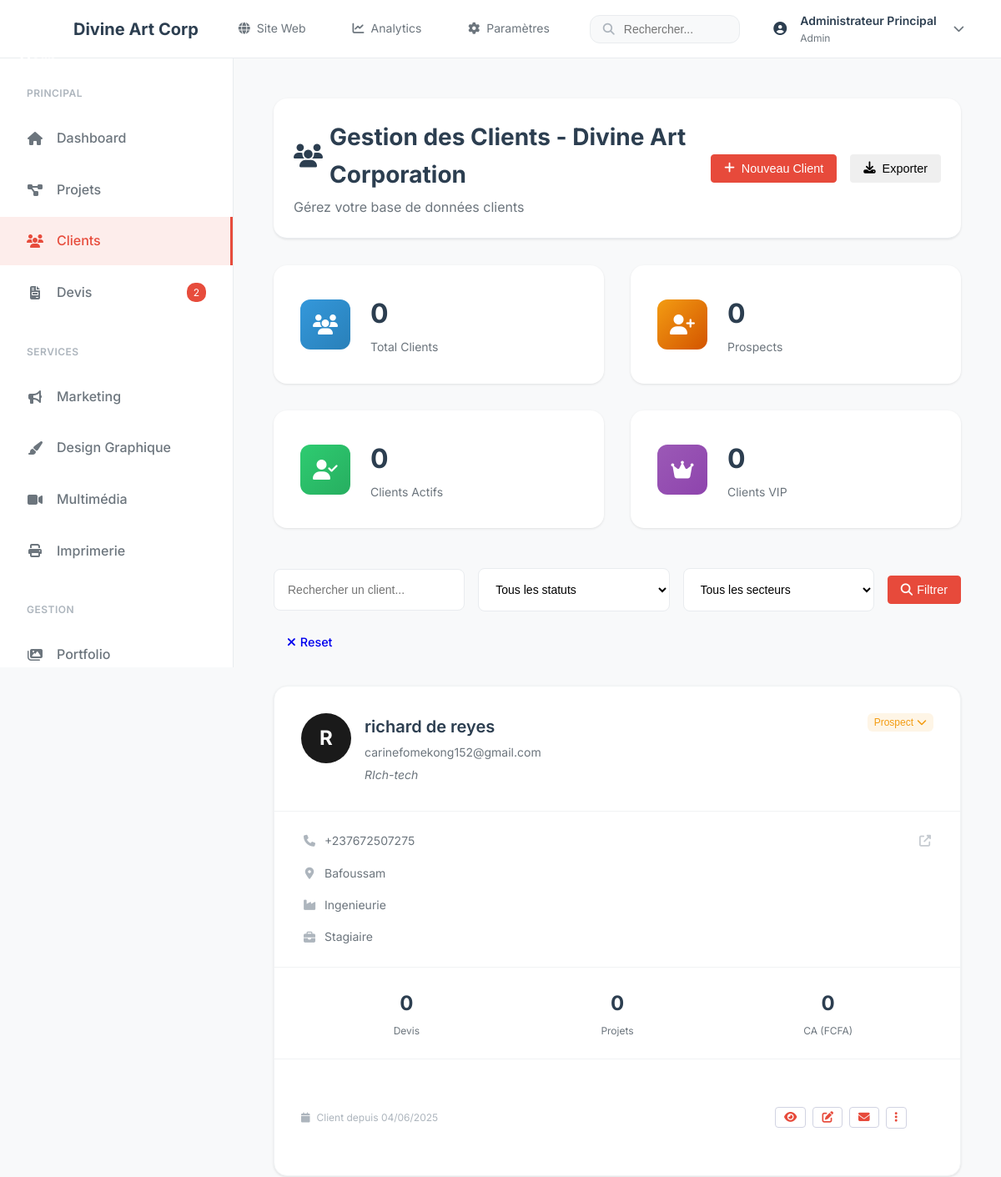
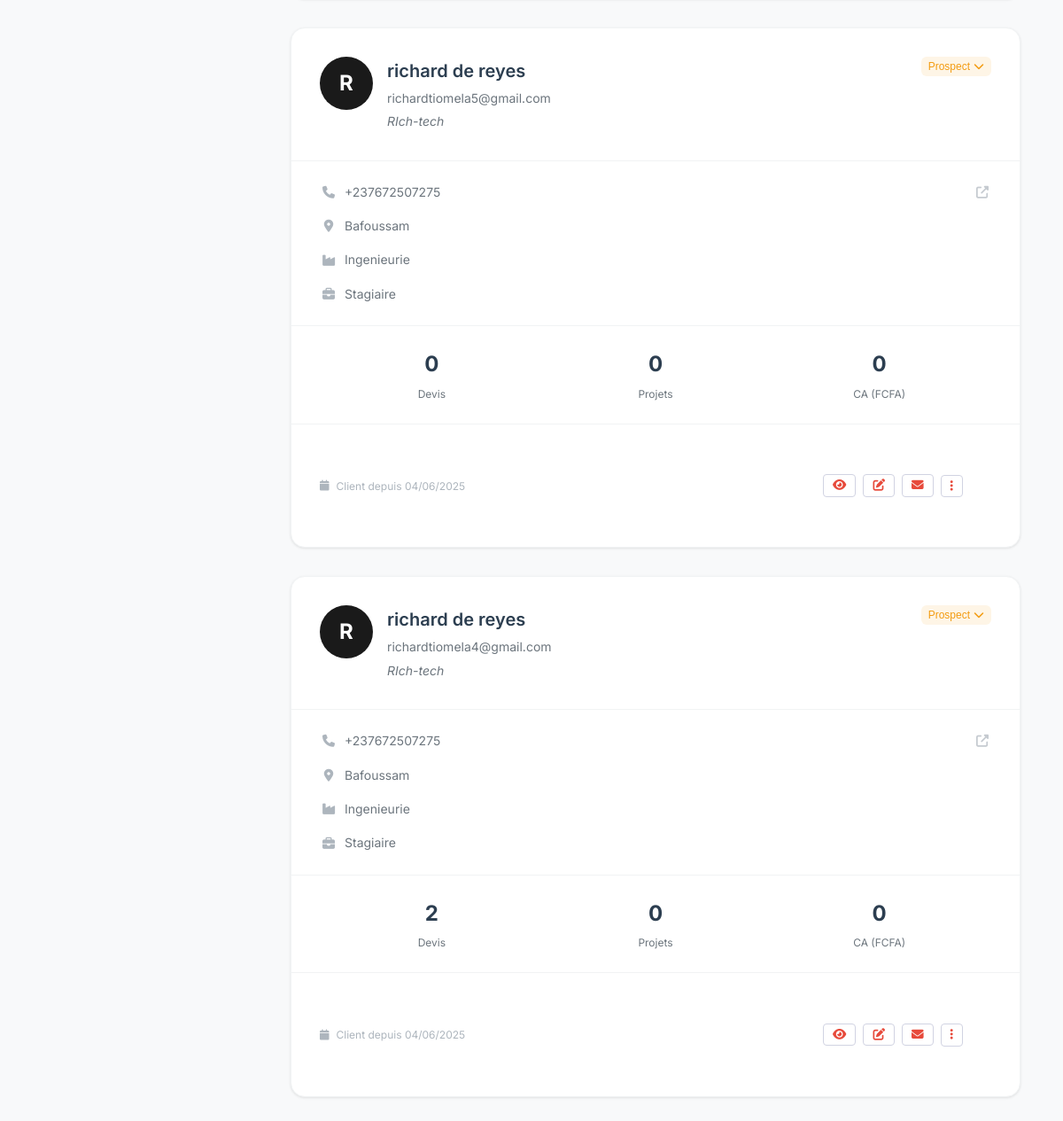
Page /admin/clients.php (signed in) on the committed database (2 pictures, top to bottom).
### tables this page shows
CREATE TABLE `clients` (
  `id` int NOT NULL,
  `nom` varchar(100) NOT NULL,
  `email` varchar(150) NOT NULL,
  `telephone` varchar(20) DEFAULT NULL,
  `entreprise` varchar(150) DEFAULT NULL,
  `poste` varchar(100) DEFAULT NULL,
  `adresse` text,
  `ville` varchar(100) DEFAULT NULL,
  `pays` varchar(100) DEFAULT 'Cameroun',
  `site_web` varchar(255) DEFAULT NULL,
  `secteur_activite` varchar(100) DEFAULT NULL,
  `taille_entreprise` enum('tpe','pme','eti','ge') DEFAULT NULL,
  `budget_annuel` varchar(50) DEFAULT NULL,
  `source_acquisition` varchar(100) DEFAULT NULL,
  `statut` enum('prospect','client','client_vip','inactif') NOT NULL DEFAULT 'prospect',
  `notes` text,
  `tags` text COMMENT 'Tags séparés par des virgules',
  `date_premier_contact` date DEFAULT NULL,
  `date_dernier_contact` date DEFAULT NULL,
  `nb_projets` int DEFAULT '0',
  `ca_total` decimal(10,2) DEFAULT '0.00',
  `date_creation` datetime NOT NULL DEFAULT CURRENT_TIMESTAMP,
  `date_modification` datetime DEFAULT NULL ON UPDATE CURRENT_TIMESTAMP
);

### admin/clients.php (the view, shortened to what the rows shown need)
<?php
require_once '../config/database.php';
require_once '../includes/auth.php';
require_once '../includes/functions.php';
$page = isset($_GET['page']) ? (int)$_GET['page'] : 1;
$per_page = 15;
$offset = ($page - 1) * $per_page;
$where_conditions = [];
$params = [];
$types = '';
$where_clause = !empty($where_conditions) ? 'WHERE ' . implode(' AND ', $where_conditions) : '';
$query = "SELECT *,
          (SELECT COUNT(*) FROM devis WHERE email = clients.email) as nb_devis,
          (SELECT SUM(montant_final) FROM devis WHERE email = clients.email AND statut = 'termine') as ca_reel
          FROM clients
          $where_clause
          ORDER BY date_creation DESC
          LIMIT ? OFFSET ?";
$params[] = $per_page;
$params[] = $offset;
$types .= 'ii';
$stmt = mysqli_prepare($conn, $query);
if (!empty($params)) {
    mysqli_stmt_bind_param($stmt, $types, ...$params);
}
mysqli_stmt_execute($stmt);
$clients = mysqli_stmt_get_result($stmt);
include 'header.php';
?>
<div class="admin-main">
    <main class="main-content">
        <div class="content-header">
            <div class="header-left">
                <h1><i class="fas fa-users"></i> <?php echo $page_title; ?></h1>
            </div>
        </div>
        <div class="clients-grid">
            <?php while ($client = mysqli_fetch_assoc($clients)): ?>
               <div class="client-card" data-client-id="<?php echo $client['id']; ?>">
                    <div class="client-header">
                        <div class="client-avatar">
                            <div class="avatar-fallback" style="display: none;">
                                <?php echo strtoupper(substr($client['nom'], 0, 1)); ?>
                            </div>
                        </div>
                        <div class="client-info">
                            <h3><?php echo htmlspecialchars($client['nom']); ?></h3>
                            <p class="client-email"><?php echo htmlspecialchars($client['email']); ?></p>
                            <?php if ($client['entreprise']): ?>
                                <p class="client-company"><?php echo htmlspecialchars($client['entreprise']); ?></p>
                            <?php endif; ?>
                        </div>
                        <div class="client-status">
                            <div class="status-dropdown">
                                <button class="status-badge <?php echo $client['statut']; ?>" onclick="toggleStatusDropdown(<?php echo $client['id']; ?>)">
                                    <?php echo ucfirst(str_replace('_', ' ', $client['statut'])); ?>
                                    <i class="fas fa-chevron-down"></i>
                                </button>
                            </div>
                        </div>
                    </div>
                    <div class="client-details">
                        <?php if ($client['telephone']): ?>
                            <div class="detail-item">
                                <i class="fas fa-phone"></i>
                                <span><?php echo htmlspecialchars($client['telephone']); ?></span>
                                <a href="tel:<?php echo $client['telephone']; ?>" class="detail-action">
                                    <i class="fas fa-external-link-alt"></i>
                                </a>
                            </div>
                        <?php endif; ?>
                        <?php if ($client['ville']): ?>
                            <div class="detail-item">
                                <i class="fas fa-map-marker-alt"></i>
                                <span><?php echo htmlspecialchars($client['ville']); ?></span>
                            </div>
                        <?php endif; ?>
                        <?php if ($client['secteur_activite']): ?>
                            <div class="detail-item">
                                <i class="fas fa-industry"></i>
                                <span><?php echo htmlspecialchars($client['secteur_activite']); ?></span>
                            </div>
                        <?php endif; ?>
                        <?php if ($client['poste']): ?>
                            <div class="detail-item">
                                <i class="fas fa-briefcase"></i>
                                <span><?php echo htmlspecialchars($client['poste']); ?></span>
                            </div>
                        <?php endif; ?>
                    </div>
                    <div class="client-metrics">
                        <div class="metric-item">
                            <div class="metric-value"><?php echo $client['nb_devis']; ?></div>
                            <div class="metric-label">Devis</div>
                        </div>
                        <div class="metric-item">
                            <div class="metric-value"><?php echo $client['nb_projets']; ?></div>
                            <div class="metric-label">Projets</div>
                        </div>
                        <div class="metric-item">
                            <div class="metric-value"><?php echo number_format($client['ca_total'], 0, ',', ' '); ?></div>
                            <div class="metric-label">CA (FCFA)</div>
                        </div>
                    </div>
                    <div class="client-footer">
                        <div class="client-date">
                            <i class="fas fa-calendar"></i>
                            Client depuis <?php echo date('d/m/Y', strtotime($client['date_premier_contact'])); ?>
                        </div>
                        <div class="client-actions">
                            <button class="btn btn-sm btn-outline" onclick="viewClient(<?php echo $client['id']; ?>)" title="Voir détails">
                                <i class="fas fa-eye"></i>
                            </button>
                            <button class="btn btn-sm btn-outline" onclick="editClient(<?php echo $client['id']; ?>)" title="Modifier">
                                <i class="fas fa-edit"></i>
                            </button>
                            <button class="btn btn-sm btn-outline" onclick="contactClient('<?php echo htmlspecialchars($client['email']); ?>')" title="Contacter">
                                <i class="fas fa-envelope"></i>
                            </button>
                            <div class="dropdown">
                                <button class="btn btn-sm btn-outline dropdown-toggle" onclick="toggleDropdown(<?php echo $client['id']; ?>)">
                                    <i class="fas fa-ellipsis-v"></i>
                                </button>
                            </div>
                        </div>
                    </div>
                </div>
            <?php endwhile; ?>
        </div>
    </main>
</div>

### admin/header.php (shortened to what the rows shown need)
<?php
require_once '../config/database.php';
require_once '../includes/auth.php';
$current_page = basename($_SERVER['PHP_SELF']);
$page_config = [
    'index.php' => ['title' => 'Tableau de bord', 'section' => 'dashboard'],
    'devis.php' => ['title' => 'Gestion des Devis', 'section' => 'devis'],
    'contacts.php' => ['title' => 'Gestion des Contacts', 'section' => 'contacts'],
    'clients.php' => ['title' => 'Gestion des Clients', 'section' => 'clients'],
    'projets.php' => ['title' => 'Gestion des Projets', 'section' => 'projets'],
    'settings.php' => ['title' => 'Paramètres', 'section' => 'settings'],
    'login.php' => ['title' => 'Connexion', 'section' => 'login']
];
$current_config = $page_config[$current_page] ?? ['title' => 'Administration', 'section' => 'admin'];
$page_title = $current_config['title'] . ' - Divine Art Corporation';
$auth = new Auth();
$current_user = $auth->getCurrentUser();
$user_name = $current_user ? $current_user['nom'] : 'Admin';
?>
<!DOCTYPE html>
<html lang="fr">
<head>
    <link href="https://cdnjs.cloudflare.com/ajax/libs/font-awesome/6.4.0/css/all.min.css" rel="stylesheet">
    <link rel="stylesheet" href="../assets/css/admin.css">
</head>
<body class="admin-body">
<?php if ($current_page !== 'login.php'): ?>
    <header class="admin-header">
        <div class="admin-header-content">
            <div class="admin-brand">
                <div class="admin-logo">
                    <img src="../assets/images/Logo.svg" alt="Divine Art Corp">
                </div>
                <span class="admin-brand-text">Divine Art Corp</span>
            </div>
            <nav class="admin-header-nav ">
                <a href="../index.php" class="nav-link" target="_blank">
                    <i class="fas fa-globe"></i>
                    <span>Site Web</span>
                </a>
                <a href="#" class="nav-link">
                    <i class="fas fa-chart-line"></i>
                    <span>Analytics</span>
                </a>
                <a href="settings.php" class="nav-link">
                    <i class="fas fa-cog"></i>
                    <span>Paramètres</span>
                </a>
            </nav>
            <div class="admin-search hidden-mobile">
                <div class="search-container">
                    <i class="fas fa-search search-icon"></i>
                    <input type="text" placeholder="Rechercher..." class="search-input" id="globalSearch">
                </div>
            </div>
            <div class="admin-user-actions">
                <div class="user-menu" id="userMenu">
                    <div class="user-avatar" id="">
                        <i class="fas fa-user-circle"></i>
                    </div>
                    <div class="user-info " id="">
                        <span class="user-name"><?php echo htmlspecialchars($user_name); ?></span>
                        <span class="user-role"><?php echo ucfirst($current_user['role'] ?? 'Administrateur'); ?></span>
                    </div>
                    <button class="user-dropdown-btn" id="userDropdownBtn" aria-label="User menu">
                        <i class="fas fa-chevron-down"></i>
                    </button>
                </div>
            </div>
        </div>
    </header>
    <div class="admin-layout">
<?php endif; ?>

### rows in the picture
clients: nom "R", nom "richard de reyes", email "carinefomekong152@gmail.com", entreprise "RIch-tech", statut "Prospect", telephone "+237672507275", ville "Bafoussam", secteur_activite "Ingenieurie", poste "Stagiaire", nb_devis "0", nb_projets "0", ca_total "0", date_premier_contact "04/06/2025"
clients: nom "R", nom "richard de reyes", email "richardtiomela5@gmail.com", entreprise "RIch-tech", statut "Prospect", telephone "+237672507275", ville "Bafoussam", secteur_activite "Ingenieurie", poste "Stagiaire", nb_devis "0", nb_projets "0", ca_total "0", date_premier_contact "04/06/2025"
clients: nom "R", nom "richard de reyes", email "richardtiomela4@gmail.com", entreprise "RIch-tech", statut "Prospect", telephone "+237672507275", ville "Bafoussam", secteur_activite "Ingenieurie", poste "Stagiaire", nb_devis "2", nb_projets "0", ca_total "0", date_premier_contact "04/06/2025"

### other values in the picture
$user_name "Administrateur Principal"
$current_user['role'] "Admin"
$section['title'] "PRINCIPAL"
$item['text'] "Dashboard"
$item['text'] "Projets"
$item['text'] "Clients"
$item['text'] "Devis"
$item['badge'] "2"
$section['title'] "SERVICES"
$item['text'] "Marketing"
$item['text'] "Design Graphique"
$item['text'] "Multimédia"
$item['text'] "Imprimerie"
$section['title'] "GESTION"
$item['text'] "Portfolio"
